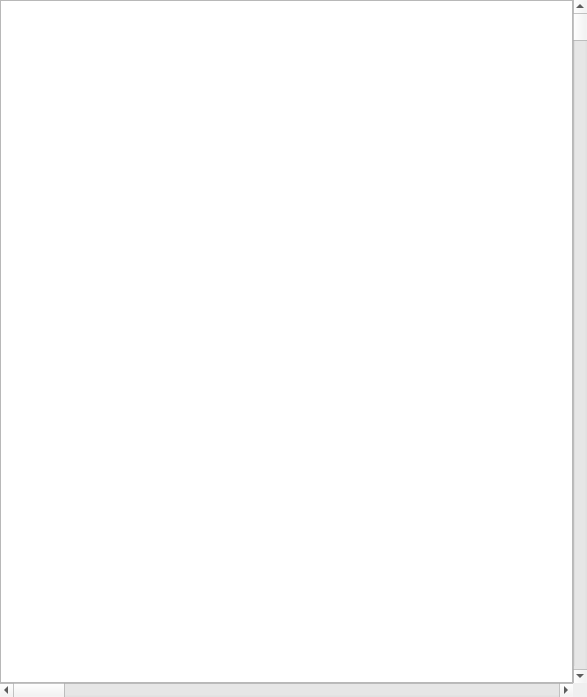
<?xml version="1.0" encoding="UTF-8"?>
<ui version="4.0">
 <class>SimulationViewWidget</class>
 <widget class="QWidget" name="SimulationViewWidget">
  <property name="geometry">
   <rect>
    <x>0</x>
    <y>0</y>
    <width>587</width>
    <height>697</height>
   </rect>
  </property>
  <property name="windowTitle">
   <string>Form</string>
  </property>
  <layout class="QGridLayout" name="gridLayout">
   <property name="leftMargin">
    <number>0</number>
   </property>
   <property name="topMargin">
    <number>0</number>
   </property>
   <property name="rightMargin">
    <number>0</number>
   </property>
   <property name="bottomMargin">
    <number>0</number>
   </property>
   <property name="spacing">
    <number>0</number>
   </property>
   <item row="2" column="0">
    <widget class="QScrollBar" name="horizontalScrollBar">
     <property name="orientation">
      <enum>Qt::Horizontal</enum>
     </property>
    </widget>
   </item>
   <item row="0" column="0">
    <widget class="QGraphicsView" name="simulationView">
     <property name="palette">
      <palette>
       <active>
        <colorrole role="Button">
         <brush brushstyle="SolidPattern">
          <color alpha="255">
           <red>97</red>
           <green>97</green>
           <blue>97</blue>
          </color>
         </brush>
        </colorrole>
       </active>
       <inactive>
        <colorrole role="Button">
         <brush brushstyle="SolidPattern">
          <color alpha="255">
           <red>97</red>
           <green>97</green>
           <blue>97</blue>
          </color>
         </brush>
        </colorrole>
       </inactive>
       <disabled>
        <colorrole role="Button">
         <brush brushstyle="SolidPattern">
          <color alpha="255">
           <red>97</red>
           <green>97</green>
           <blue>97</blue>
          </color>
         </brush>
        </colorrole>
       </disabled>
      </palette>
     </property>
    </widget>
   </item>
   <item row="0" column="1" rowspan="2">
    <widget class="QScrollBar" name="verticalScrollBar">
     <property name="maximum">
      <number>9999</number>
     </property>
     <property name="orientation">
      <enum>Qt::Vertical</enum>
     </property>
    </widget>
   </item>
  </layout>
 </widget>
 <resources/>
 <connections/>
</ui>
